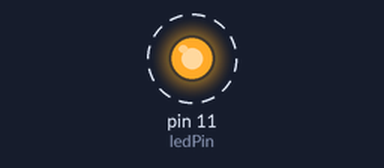
Bench run of a program on a simulated Raspberry Pi (header pin numbers). Shown: output pins drawn as LEDs (lit = HIGH). Dashed ring = blinking. What the program prints to the terminal is not drawn.

Above: at 0.5 s.
Timing chart, 0 to 4.6 s (numbered marks = the images above):
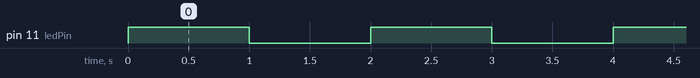

The program:

Blink_Led.py
```python
#!/usr/bin/env python3
########################################################################
# Filename    : Blink.py
# Description : Basic usage of GPIO. Let led blink.
# auther      : www.freenove.com
# modification: 2019/12/28
########################################################################
## Author: Hasibe
## Re-used this code for my small projects. - 29.05.2020

import RPi.GPIO as GPIO
import time

ledPin = 11    # define ledPin

def setup():
    GPIO.setmode(GPIO.BOARD)       # use PHYSICAL GPIO Numbering
    GPIO.setup(ledPin, GPIO.OUT)   # set the ledPin to OUTPUT mode
    GPIO.output(ledPin, GPIO.LOW)  # make ledPin output LOW level
    print ('using pin%d'%ledPin)

def loop():
    while True:
        GPIO.output(ledPin, GPIO.HIGH)  # make ledPin output HIGH level to turn on led
        print ('led turned on >>>')     # print information on terminal
        time.sleep(1)                   # Wait for 1 second
        GPIO.output(ledPin, GPIO.LOW)   # make ledPin output LOW level to turn off led
        print ('led turned off <<<')
        time.sleep(1)                   # Wait for 1 second

def destroy():
    GPIO.cleanup()                      # Release all GPIO

if __name__ == '__main__':    # Program entrance
    print ('Program is starting ... \n')
    setup()
    try:
        loop()
    except KeyboardInterrupt:   # Press ctrl-c to end the program.
        destroy()


###
### There is another version of the same code.. Shorter...
'''
from gpiozero import LED
from time import sleep

print ('Program is starting ... ')

led = LED(17)           # define LED pin according to BCM Numbering

while True:
    led.on()    # turn on LED
    print ('led turned on >>>')  # print message on terminal
    sleep(1)    # wait 1 second
    led.off()   # turn off LED
    print ('led turned off <<<')
    sleep(1)    # wait 1 second
'''
```

Measured:
- by itself, pin 11 (ledPin): alternates HIGH for 1.0 s and LOW for 1.0 s
